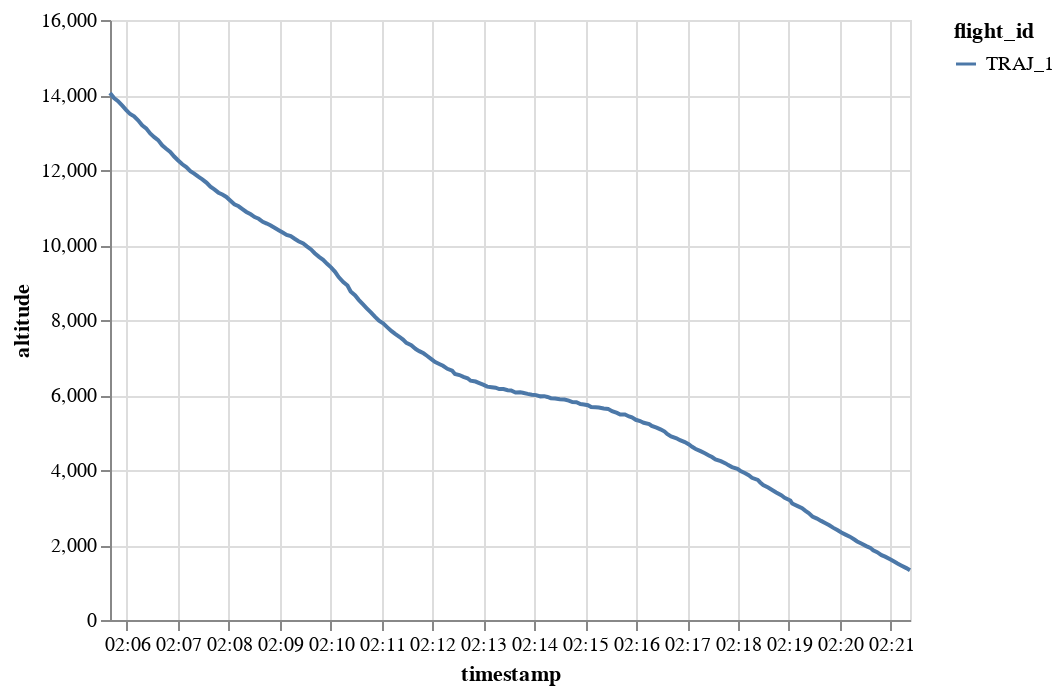

Write notebook code for a chart like this one.
### Code cell
traffic[1].chart().encode(alt.Y("altitude"), alt.X("timestamp"), alt.Color("flight_id"))

### Figure 1 — Vega-Lite specification as saved in the notebook (floating-point values rounded to 4 significant figures; data arrays with more than 128 entries replaced by an {"elided": "..."} marker saying what was removed)
{"config": {"view": {"continuousWidth": 400, "continuousHeight": 300}}, "data": {"name": "data-0745e92094d853ed461b7de4cdc5358c"}, "mark": "line", "encoding": {"color": {"type": "nominal", "field": "flight_id"}, "x": {"type": "temporal", "field": "timestamp"}, "y": {"type": "quantitative", "field": "altitude"}}, "$schema": "https://vega.github.io/schema/vega-lite/v4.8.1.json", "datasets": {"data-0745e92094d853ed461b7de4cdc5358c": {"elided": "200 records"}}}
